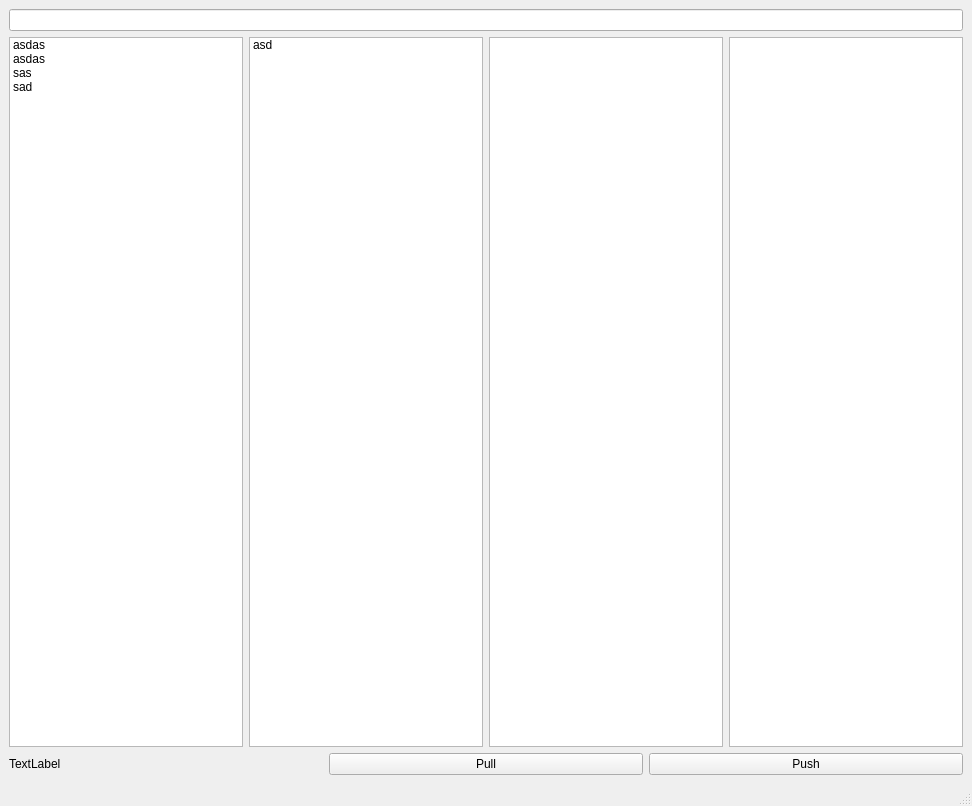
<?xml version="1.0" encoding="UTF-8"?>
<ui version="4.0">
 <class>MainWindow</class>
 <widget class="QMainWindow" name="MainWindow">
  <property name="geometry">
   <rect>
    <x>0</x>
    <y>0</y>
    <width>972</width>
    <height>806</height>
   </rect>
  </property>
  <property name="windowTitle">
   <string>MainWindow</string>
  </property>
  <widget class="QWidget" name="centralwidget">
   <layout class="QVBoxLayout" name="verticalLayout">
    <item>
     <layout class="QHBoxLayout" name="horizontalLayout">
      <item>
       <widget class="QLineEdit" name="lineEdit"/>
      </item>
     </layout>
    </item>
    <item>
     <layout class="QHBoxLayout" name="horizontalLayout_2">
      <item>
       <widget class="QListWidget" name="type">
        <item>
         <property name="text">
          <string>asdas</string>
         </property>
        </item>
        <item>
         <property name="text">
          <string>asdas</string>
         </property>
        </item>
        <item>
         <property name="text">
          <string>sas</string>
         </property>
        </item>
        <item>
         <property name="text">
          <string>sad</string>
         </property>
        </item>
       </widget>
      </item>
      <item>
       <widget class="QListWidget" name="asset">
        <item>
         <property name="text">
          <string>asd</string>
         </property>
        </item>
       </widget>
      </item>
      <item>
       <widget class="QListWidget" name="task"/>
      </item>
      <item>
       <widget class="QListWidget" name="fork"/>
      </item>
     </layout>
    </item>
    <item>
     <layout class="QHBoxLayout" name="horizontalLayout_3">
      <item>
       <widget class="QLabel" name="label">
        <property name="text">
         <string>TextLabel</string>
        </property>
       </widget>
      </item>
      <item>
       <widget class="QPushButton" name="pushButton_2">
        <property name="text">
         <string>Pull</string>
        </property>
       </widget>
      </item>
      <item>
       <widget class="QPushButton" name="pushButton">
        <property name="text">
         <string>Push</string>
        </property>
       </widget>
      </item>
     </layout>
    </item>
   </layout>
  </widget>
  <widget class="QStatusBar" name="statusbar"/>
 </widget>
 <resources/>
 <connections/>
</ui>
